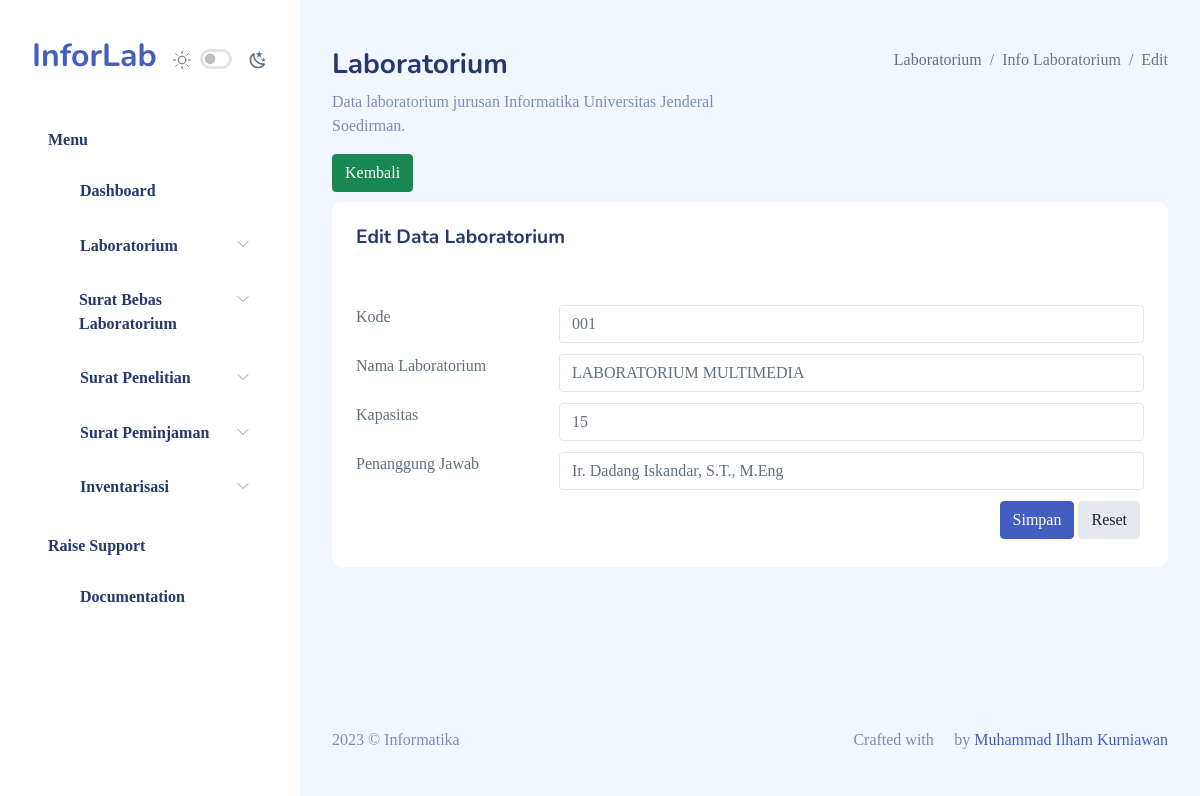
Screenshot of /index.php?r=edit_laboratorium&id=001 with the database file from the repository.
### tables this page shows
CREATE TABLE `laboratorium` (
  `id` varchar(5) NOT NULL,
  `nama` varchar(100) NOT NULL,
  `kapasitas` int(11) NOT NULL,
  `penanggung_jawab` varchar(100) NOT NULL
);

### modul/laboratorium/edit_laboratorium.php (the view)
<div class="page-heading">
          <div class="page-title">
            <div class="row">
              <div class="col-12 col-md-6 order-md-1 order-last">
                <h3>Laboratorium</h3>
                <p class="text-subtitle text-muted">
                Data laboratorium jurusan Informatika Universitas Jenderal Soedirman.
                </p>
                <div class="buttons">
                      <a href="index.php?r=info_laboratorium" class="btn btn-success">Kembali</a>
                </div>
              </div>
              <div class="col-12 col-md-6 order-md-2 order-first">
                <nav
                  aria-label="breadcrumb"
                  class="breadcrumb-header float-start float-lg-end"
                >
                <ol class="breadcrumb">
                    <li class="breadcrumb-item">
                      Laboratorium
                    </li>
                    <li class="breadcrumb-item active">
                      Info Laboratorium
                    </li>
                    <li class="breadcrumb-item active">
                      Edit
                    </li>
                  </ol>
                </nav>
              </div>
            </div>
          </div>
          <section id="basic-horizontal-layouts">
            <div class="row match-height">
              <div>
                <div class="card">
                  <div class="card-header">
                    <h4 class="card-title">Edit Data Laboratorium</h4>
                  </div>
                  <?php
                    $id=$_GET['id'];
                    $sqledit = "select * from laboratorium where id = '".$id."'";
                    $hasiledit = $conn->query($sqledit);
                    $show = $hasiledit->fetch_assoc();
                  ?>
                  <div class="card-content">
                    <div class="card-body">
                      <form class="form form-horizontal" action="modul/laboratorium/proses_laboratorium.php" method="POST">
                        <div class="form-body">
                          <div class="row">
                            <div class="col-md-3">
                              <label>Kode</label>
                            </div>
                            <div class="col-md-9 form-group">
                              <input
                                type="text"
                                id="id"
                                class="form-control"
                                name="id"
                                placeholder="Kode Laboratorium"
                                value="<?php echo $show['id'];?>"
                                readonly
                              />
                            </div>
                            <div class="col-md-3">
                              <label>Nama Laboratorium</label>
                            </div>
                            <div class="col-md-9 form-group">
                              <input
                                type="text"
                                id="nama"
                                class="form-control"
                                name="nama"
                                placeholder="Nama Laboratorium"
                                onkeyup="this.value = this.value.toUpperCase()" value="<?php echo $show['nama'];?>"
                                required
                              />
                            </div>
                            <div class="col-md-3">
                              <label>Kapasitas</label>
                            </div>
                            <div class="col-md-9 form-group">
                              <input
                                type="number"
                                id="kapasitas"
                                class="form-control"
                                name="kapasitas"
                                placeholder="Kapasitas Laboratorium"
                                onkeyup="this.value = this.value.toUpperCase()" value="<?php echo $show['kapasitas'];?>"
                                required
                              />
                            </div>
                            <div class="col-md-3">
                              <label>Penanggung Jawab</label>
                            </div>
                            <div class="col-md-9 form-group">
                              <select id="penanggung_jawab" name="penanggung_jawab" class="form-control" required>
                                  <?php
                                    $sql = "select nama from petugas";
                                    $hasil = $conn->query($sql);
                                    ?>
                                    <?php
                                    if ($hasil->num_rows>0) {
                                      while ($row = $hasil->fetch_assoc()) {
                                        if ($row['nama']==$show['penanggung_jawab']) {
                                        ?>
                                          <option value="<?php echo $show['penanggung_jawab'];?>" selected><?php echo $show['penanggung_jawab'];?></option>
                                        <?php
                                        }
                                        else{
                                          ?>
                                          <option value="<?php echo $row['nama'];?>"><?php echo $row['nama'];?></option>
                                          <?php
                                        }
                                      }
                                    }
                                  ?>
                              </select>
                            </div>
                            <div class="col-sm-12 d-flex justify-content-end">
                              <button
                                type="submit"
                                class="btn btn-primary me-1 mb-1"
                                name="edit"
                              >
                              Simpan
                              </button>
                              <button
                                type="reset"
                                class="btn btn-light-secondary me-1 mb-1"
                              >
                                Reset
                              </button>
                            </div>
                          </div>
                        </div>
                      </form>
                    </div>
                  </div>
                </div>
              </div>
            </div>
          </section>
        </div>

### rows the page displays
laboratorium: id "001", nama "LABORATORIUM MULTIMEDIA", kapasitas "15"

### other values shown
form field penanggung_jawab "Ir. Dadang Iskandar, S.T., M.Eng"
